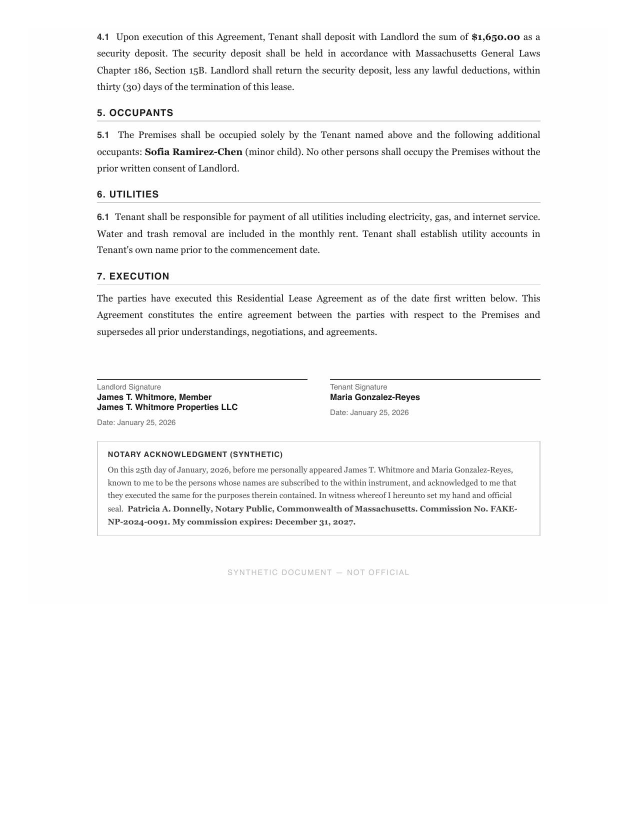
#> input picture mobile/assets/test_docs/D05-2.jpg, 1275 x 1650 px (shown at 1/2 size)
$ python -i inference_common.py   (imports and definitions only)
#> lines starting #> are read from the running program, lines starting #| are printed output that depends on the picture
### web_demo/blur_detector.py
"""
Blur detection for CivicLens web demo.

Uses Laplacian variance method to detect blurry images before sending to model.
Based on spike findings: the model cannot self-report illegibility and will
hallucinate with high confidence on blurry images.
"""

import io
from dataclasses import dataclass
from pathlib import Path

import numpy as np
from PIL import Image


@dataclass
class BlurResult:
    """Result of blur detection."""
    score: float
    is_blurry: bool
    guidance: str


# [20 lines left out: function _convolve2d, not called in this run]


def compute_blur_score(image_bytes: bytes) -> float:
    """
    Compute blur score using Laplacian variance method.

    Lower variance = blurrier image.
    Thresholds (tuned from spike testing):
    - score < 50: very blurry
    - score 50-100: moderately blurry
    - score > 100: acceptable

    Args:
        image_bytes: JPEG/PNG image bytes

    Returns:
        Laplacian variance score (higher = sharper)
    """
    try:
        img = Image.open(io.BytesIO(image_bytes)).convert('L')  # Grayscale
        img_array = np.array(img, dtype=np.float32)

        # Downsample large images for performance
        max_dim = max(img_array.shape)
        if max_dim > 512:
            scale = 512 / max_dim
            new_h = int(img_array.shape[0] * scale)
            new_w = int(img_array.shape[1] * scale)
            from PIL import Image as PILImage
            img_small = img.resize((new_w, new_h), PILImage.Resampling.LANCZOS)
            img_array = np.array(img_small, dtype=np.float32)

        # Laplacian kernel
        kernel = np.array([[0, 1, 0],
                          [1, -4, 1],
                          [0, 1, 0]], dtype=np.float32)

        # Apply convolution using scipy if available, else fallback
        try:
            from scipy import ndimage
            laplacian = ndimage.convolve(img_array, kernel, mode='constant', cval=0.0)
        except ImportError:
            # Fallback: simple convolution
            laplacian = _convolve2d(img_array, kernel)

        # Compute variance
        variance = np.var(laplacian)

        return float(variance)
    except Exception:
        # If blur detection fails, assume acceptable and let model handle it
        return 150.0


def detect_blur(image_bytes: bytes, threshold: float = 100.0) -> BlurResult:
    """
    Detect if an image is blurry and return guidance.

    Args:
        image_bytes: JPEG/PNG image bytes
        threshold: Minimum acceptable blur score (default 100)

    Returns:
        BlurResult with score, blur status, and guidance text
    """
    score = compute_blur_score(image_bytes)

    if score >= threshold:
        guidance = "Image is clear"
        is_blurry = False
    elif score >= 50:
        guidance = "Try holding your phone steady — image is slightly blurry"
        is_blurry = False  # Allow through but warn
    else:
        guidance = "Move to better lighting and try again — photo is unclear"
        is_blurry = True

    return BlurResult(score=score, is_blurry=is_blurry, guidance=guidance)


# [13 lines left out: function check_image_quality, not called in this run]

### web_demo/inference_common.py
"""
Shared preprocessing and JSON parsing for HF local (`inference_hf`) and Hub API (`inference_hf_api`) backends.

No Torch/Transformers — safe to import on CPU-only Spaces.
"""

from __future__ import annotations

import io
import json
import os
import re
from pathlib import Path
from typing import Any

from PIL import Image, ImageOps

from blur_detector import detect_blur

# Module defaults (mirror inference_hf historically)
JPEG_QUALITY = 85
PDF_DPI = 100


# [15 lines left out: function max_new_tokens, not called in this run]


def max_image_side() -> int:
    """Longest image edge after resize; lower = less upstream vision cost."""
    raw = os.environ.get("CIVICLENS_MAX_IMAGE_SIZE", "768")
    try:
        return max(384, min(1280, int(raw)))
    except ValueError:
        return 768


# [6 lines left out: function max_input_images, not called in this run]


def preprocess_image(file_path: Path | str) -> tuple[bytes, dict]:
    """
    Preprocess image for inference.

    - Convert PDF to image if needed
    - Resize long edge to env CIVICLENS_MAX_IMAGE_SIZE (default 768)
    - Convert to JPEG at quality 85
    - Strip EXIF data (via JPEG re-encode)
    - Run blur detection
    """
#> called with file_path = '../mobile/assets/test_docs/D05-2.jpg'
    file_path = Path(file_path)

    if file_path.suffix.lower() == ".pdf":
        from pdf2image import convert_from_path

        pages = convert_from_path(str(file_path), dpi=PDF_DPI)
        img = pages[0].convert("RGB")
    else:
        img = Image.open(file_path).convert("RGB")
#> img is the input picture: PIL image 1275x1650 RGB; min 0, max 255, mean 248.2

    img = ImageOps.exif_transpose(img)

    ms = max_image_side()
    max_dim = max(img.size)
#> max_dim = 1650
    if max_dim > ms:
        ratio = ms / max_dim
#> ratio = 0.465
        new_size = (int(img.size[0] * ratio), int(img.size[1] * ratio))
#> new_size = (593, 768)
        img = img.resize(new_size, Image.Resampling.LANCZOS)
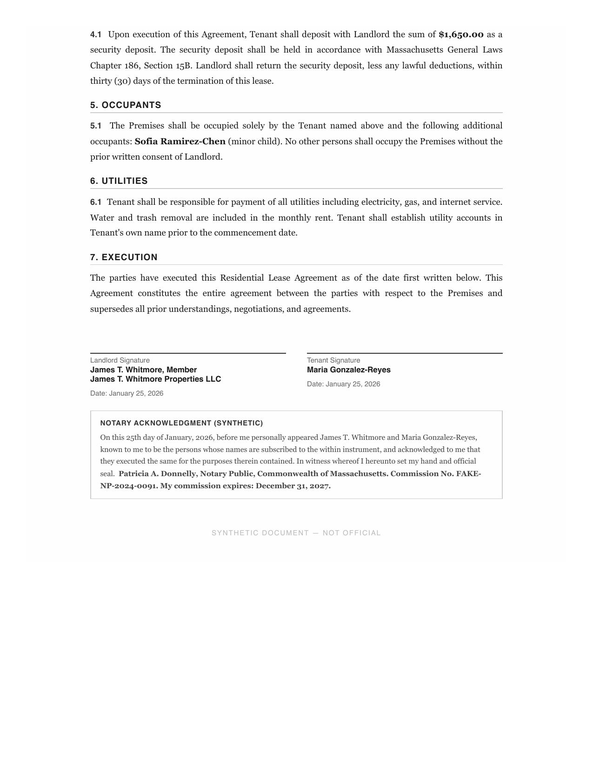
#> img: PIL image 593x768 RGB; min 0, max 255, mean 247.9

    buf = io.BytesIO()
    img.save(buf, format="JPEG", quality=JPEG_QUALITY)
    jpeg_bytes = buf.getvalue()

    blur_result = detect_blur(jpeg_bytes)
#> in compute_blur_score, `laplacian = ndimage.convolve(img_array, kernel, mode='constant', cval=..`:
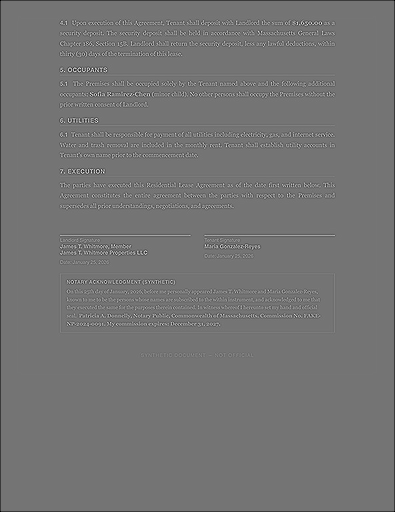
#> laplacian: shape (512, 395) float32; min -510, max 603, mean -2.3; drawn with min black and max white
#> in compute_blur_score, `variance = np.var(laplacian)`: variance = 2411.7

    metadata = {
        "original_size": img.size,
        "blur_score": blur_result.score,
        "is_blurry": blur_result.is_blurry,
        "blur_guidance": blur_result.guidance,
    }
#> metadata = {'original_size': (593, 768), 'blur_score': 2411.7, 'is_blurry': False, 'blur_guidance': 'Image is clear'}

    return jpeg_bytes, metadata


# [135 lines left out: functions _unwrap_nested_json, _normalize_parsed_structure, parse_json_response, not called in this run]

>>> result = preprocess_image('../mobile/assets/test_docs/D05-2.jpg')

$ run again, on mobile/assets/test_docs/D12-2.jpg
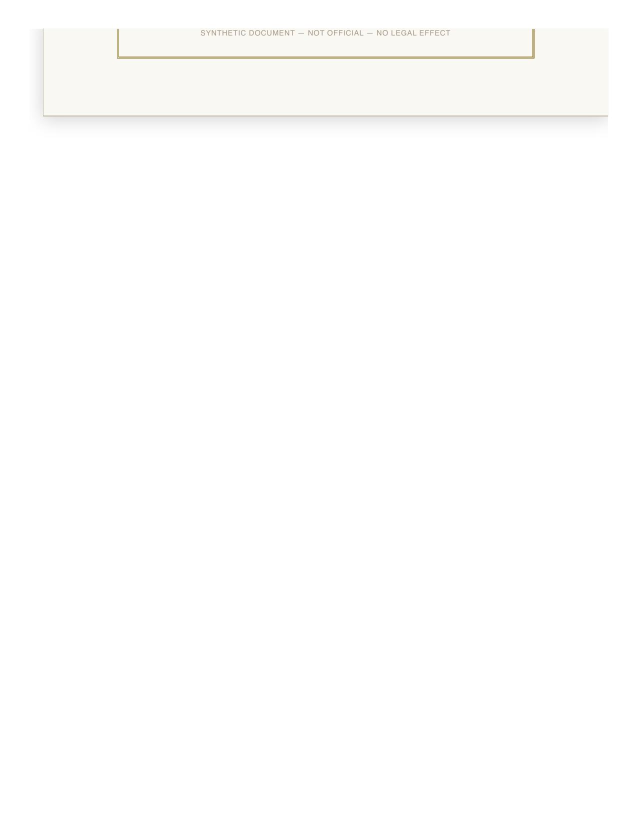
#> input picture mobile/assets/test_docs/D12-2.jpg, 1275 x 1650 px (shown at 1/2 size)
#> in preprocess_image, img is the input picture: PIL image 1275x1650 RGB; mean R, G, B 253.9, 253.7, 253.2
#> in preprocess_image, `img = img.resize(new_size, Image.Resampling.LANCZOS)`:
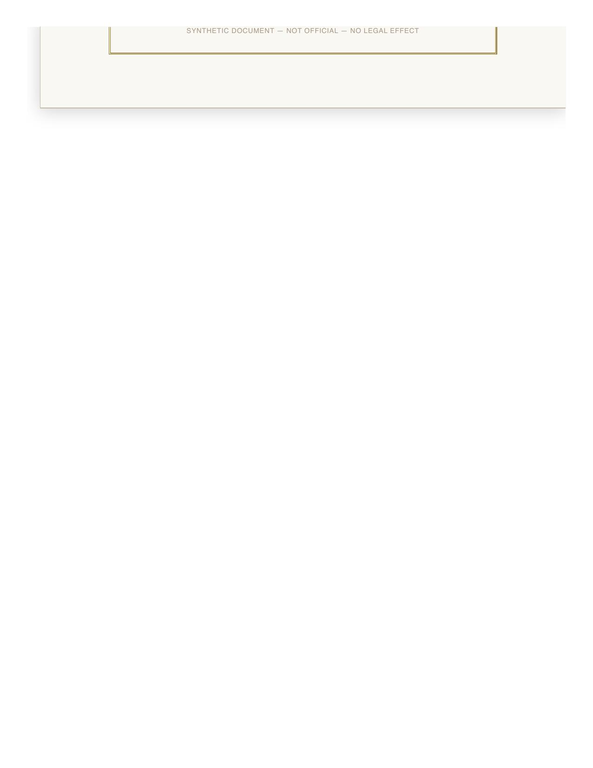
#> img: PIL image 593x768 RGB; mean R, G, B 253.9, 253.7, 253.2
#> in compute_blur_score, `laplacian = ndimage.convolve(img_array, kernel, mode='constant', cval=..`:
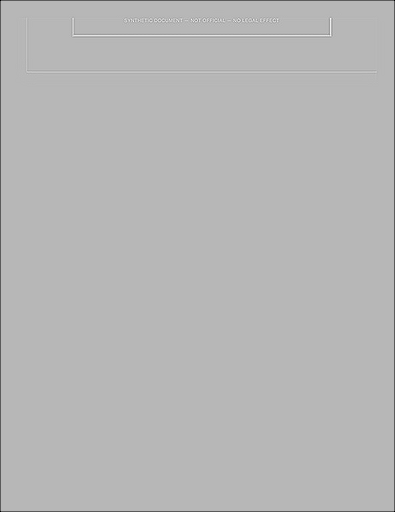
#> laplacian: shape (512, 395) float32; min -510, max 200, mean -2.3; drawn with min black and max white
#> variance = 633.9
#> metadata = {'original_size': (593, 768), 'blur_score': 633.9, 'is_blurry': False, 'blur_guidance': 'Image is clear'}

$ run again, on mobile/assets/test_docs/D05.jpg
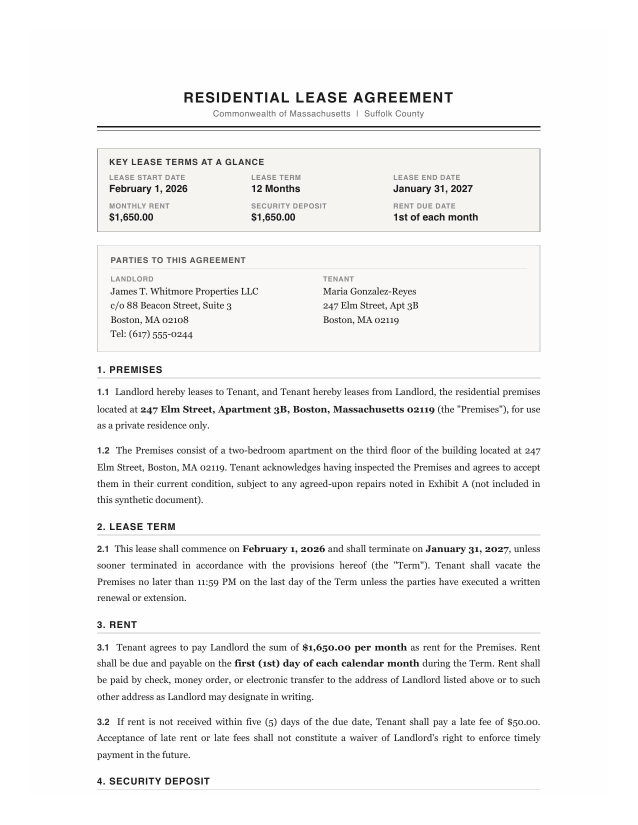
#> input picture mobile/assets/test_docs/D05.jpg, 1275 x 1650 px (shown at 1/2 size)
#> in preprocess_image, img is the input picture: PIL image 1275x1650 RGB; mean R, G, B 244.9, 244.8, 244.3
#> in compute_blur_score, `img_small = img.resize((new_w, new_h), PILImage.Resampling.LANCZOS)`:
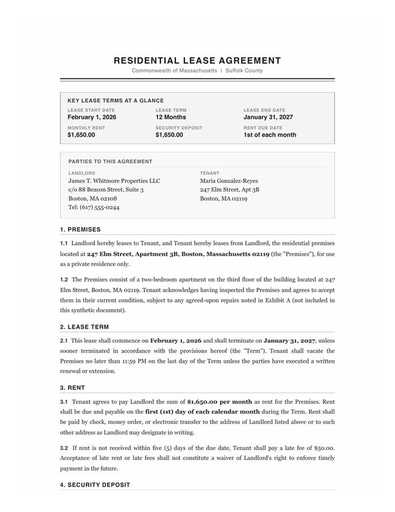
#> img_small: PIL image 395x512 L; min 0, max 255, mean 244
#> in compute_blur_score, `laplacian = ndimage.convolve(img_array, kernel, mode='constant', cval=..`:
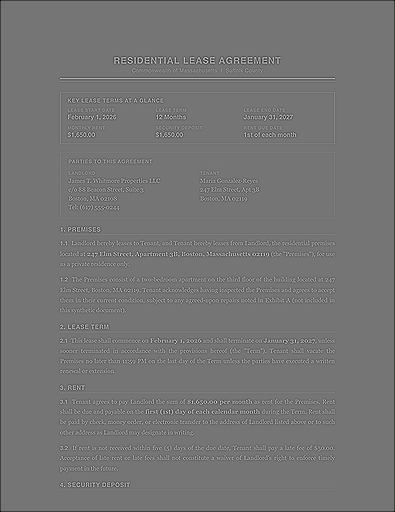
#> laplacian: shape (512, 395) float32; min -562, max 658, mean -2.3; drawn with min black and max white
#> variance = 3619.6
#> metadata = {'original_size': (593, 768), 'blur_score': 3619.6, 'is_blurry': False, 'blur_guidance': 'Image is clear'}

$ run again, on mobile/assets/test_docs/D06.jpg
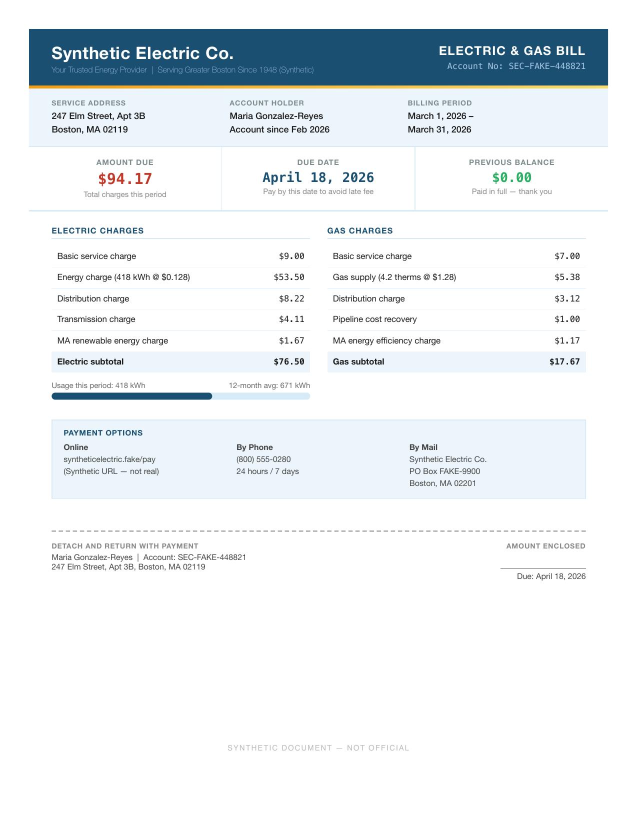
#> input picture mobile/assets/test_docs/D06.jpg, 1275 x 1650 px (shown at 1/2 size)
#> in preprocess_image, img is the input picture: PIL image 1275x1650 RGB; mean R, G, B 234.2, 238.7, 241.6
#> in compute_blur_score, `img = Image.open(io.BytesIO(image_bytes)).convert('L')`:
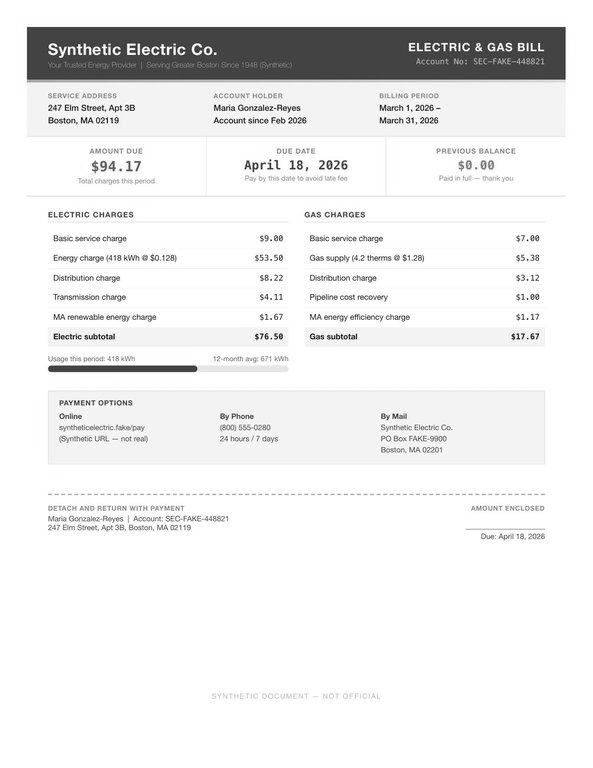
#> img: PIL image 593x768 L; min 1, max 255, mean 237.3
#> in compute_blur_score, `laplacian = ndimage.convolve(img_array, kernel, mode='constant', cval=..`:
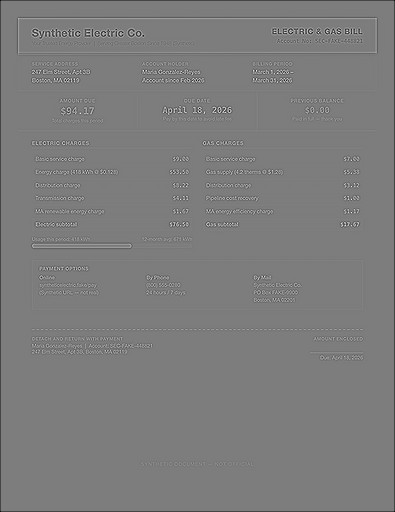
#> laplacian: shape (512, 395) float32; min -577, max 600, mean -2.3; drawn with min black and max white
#> variance = 2130.9
#> metadata = {'original_size': (593, 768), 'blur_score': 2130.9, 'is_blurry': False, 'blur_guidance': 'Image is clear'}
